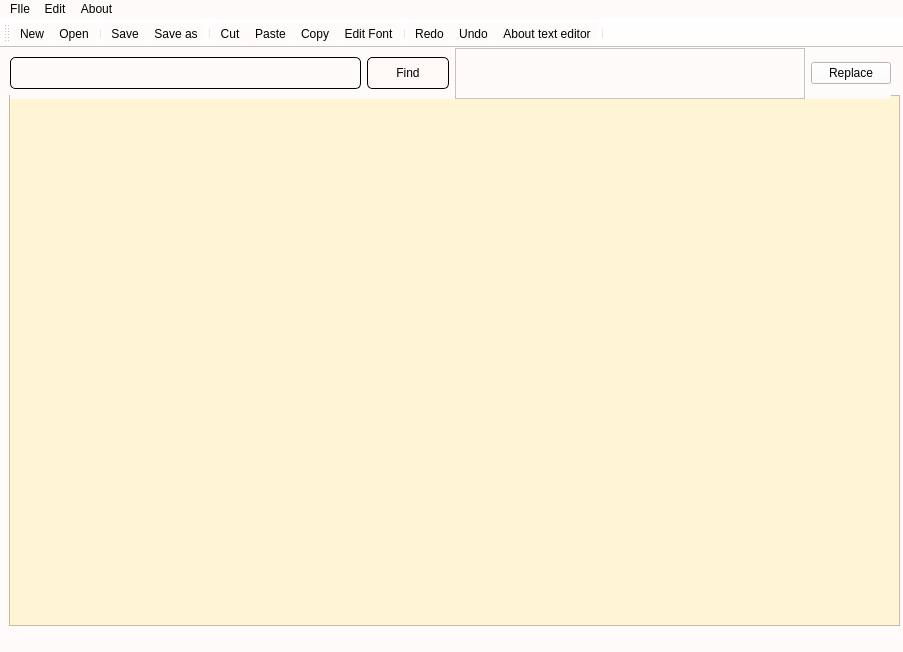
<?xml version="1.0" encoding="UTF-8"?>
<ui version="4.0">
 <class>MainWindow</class>
 <widget class="QMainWindow" name="MainWindow">
  <property name="geometry">
   <rect>
    <x>0</x>
    <y>0</y>
    <width>903</width>
    <height>652</height>
   </rect>
  </property>
  <property name="windowTitle">
   <string>MainWindow</string>
  </property>
  <property name="styleSheet">
   <string notr="true">background-color:rgb(255, 251, 251);
opacity: 0.3; </string>
  </property>
  <widget class="QWidget" name="centralwidget">
   <property name="enabled">
    <bool>true</bool>
   </property>
   <property name="sizePolicy">
    <sizepolicy hsizetype="Preferred" vsizetype="Preferred">
     <horstretch>0</horstretch>
     <verstretch>0</verstretch>
    </sizepolicy>
   </property>
   <widget class="QTextEdit" name="textEdit">
    <property name="geometry">
     <rect>
      <x>9</x>
      <y>47</y>
      <width>891</width>
      <height>531</height>
     </rect>
    </property>
    <property name="font">
     <font>
      <pointsize>15</pointsize>
     </font>
    </property>
    <property name="styleSheet">
     <string notr="true">background-color: rgb(255, 244, 211);</string>
    </property>
   </widget>
   <widget class="QWidget" name="layoutWidget">
    <property name="geometry">
     <rect>
      <x>10</x>
      <y>0</y>
      <width>881</width>
      <height>51</height>
     </rect>
    </property>
    <layout class="QHBoxLayout" name="horizontalLayout">
     <item>
      <widget class="QLineEdit" name="findLine">
       <property name="font">
        <font>
         <pointsize>15</pointsize>
        </font>
       </property>
       <property name="styleSheet">
        <string notr="true">height: 30px;
border: 1px solid black;
border-radius: 5px;</string>
       </property>
       <property name="text">
        <string extracomment="Text to find"/>
       </property>
      </widget>
     </item>
     <item>
      <widget class="QPushButton" name="findButton">
       <property name="styleSheet">
        <string notr="true">QPushButton{
width: 80px;
height:30px;
background-color: rgb(255, 250, 248);
border: 1px solid black;
border-radius: 5px;
}

QPushButton:pressed{
	background-color:qradialgradient(spread:repeat, cx:0.5, cy:0.5, radius:0.077, fx:0.5, fy:0.5, stop:0 rgba(0, 169, 255, 147), stop:0.497326 rgba(0, 0, 0, 147), stop:1 rgba(0, 169, 255, 147));
}</string>
       </property>
       <property name="text">
        <string>Find</string>
       </property>
      </widget>
     </item>
     <item>
      <widget class="QTextEdit" name="textEdit_2"/>
     </item>
     <item>
      <widget class="QPushButton" name="pushButton">
       <property name="text">
        <string>Replace</string>
       </property>
      </widget>
     </item>
    </layout>
   </widget>
  </widget>
  <widget class="QMenuBar" name="menubar">
   <property name="geometry">
    <rect>
     <x>0</x>
     <y>0</y>
     <width>903</width>
     <height>25</height>
    </rect>
   </property>
   <widget class="QMenu" name="menuFIle">
    <property name="title">
     <string>FIle</string>
    </property>
    <addaction name="actionNew"/>
    <addaction name="actionOpen"/>
    <addaction name="separator"/>
    <addaction name="actionSave"/>
    <addaction name="actionSave_as"/>
   </widget>
   <widget class="QMenu" name="menuEdit">
    <property name="title">
     <string>Edit</string>
    </property>
    <addaction name="actionCut"/>
    <addaction name="actionCopy"/>
    <addaction name="actionPaste"/>
    <addaction name="separator"/>
    <addaction name="actionRedo"/>
    <addaction name="actionUndo"/>
    <addaction name="actionFont"/>
   </widget>
   <widget class="QMenu" name="menuAbout">
    <property name="title">
     <string>About</string>
    </property>
    <addaction name="actionAbout_text_editor"/>
   </widget>
   <addaction name="menuFIle"/>
   <addaction name="menuEdit"/>
   <addaction name="menuAbout"/>
  </widget>
  <widget class="QToolBar" name="toolBar">
   <property name="windowTitle">
    <string>toolBar</string>
   </property>
   <attribute name="toolBarArea">
    <enum>TopToolBarArea</enum>
   </attribute>
   <attribute name="toolBarBreak">
    <bool>false</bool>
   </attribute>
   <addaction name="actionNew"/>
   <addaction name="actionOpen"/>
   <addaction name="separator"/>
   <addaction name="actionSave"/>
   <addaction name="actionSave_as"/>
   <addaction name="separator"/>
   <addaction name="actionCut"/>
   <addaction name="actionPaste"/>
   <addaction name="actionCopy"/>
   <addaction name="actionFont"/>
   <addaction name="separator"/>
   <addaction name="actionRedo"/>
   <addaction name="actionUndo"/>
   <addaction name="actionAbout_text_editor"/>
   <addaction name="separator"/>
  </widget>
  <action name="actionNew">
   <property name="icon">
    <iconset>
     <normalon>:/src/icons/new.png</normalon>
    </iconset>
   </property>
   <property name="text">
    <string>New</string>
   </property>
  </action>
  <action name="actionOpen">
   <property name="icon">
    <iconset>
     <normalon>:/src/icons/open.png</normalon>
    </iconset>
   </property>
   <property name="text">
    <string>Open</string>
   </property>
  </action>
  <action name="actionSave">
   <property name="icon">
    <iconset>
     <normalon>:/src/icons/save.png</normalon>
    </iconset>
   </property>
   <property name="text">
    <string>Save</string>
   </property>
  </action>
  <action name="actionSave_as">
   <property name="icon">
    <iconset>
     <normalon>:/src/icons/save_as.png</normalon>
    </iconset>
   </property>
   <property name="text">
    <string>Save as</string>
   </property>
  </action>
  <action name="actionCut">
   <property name="icon">
    <iconset>
     <normalon>:/src/icons/Cut.png</normalon>
    </iconset>
   </property>
   <property name="text">
    <string>Cut</string>
   </property>
  </action>
  <action name="actionCopy">
   <property name="icon">
    <iconset>
     <normalon>:/src/icons/copy.png</normalon>
    </iconset>
   </property>
   <property name="text">
    <string>Copy</string>
   </property>
  </action>
  <action name="actionPaste">
   <property name="icon">
    <iconset>
     <normalon>:/src/icons/paste.png</normalon>
    </iconset>
   </property>
   <property name="text">
    <string>Paste</string>
   </property>
  </action>
  <action name="actionRedo">
   <property name="icon">
    <iconset>
     <normalon>:/src/icons/redo.png</normalon>
    </iconset>
   </property>
   <property name="text">
    <string>Redo</string>
   </property>
  </action>
  <action name="actionUndo">
   <property name="icon">
    <iconset>
     <normalon>:/src/icons/undo.png</normalon>
    </iconset>
   </property>
   <property name="text">
    <string>Undo</string>
   </property>
  </action>
  <action name="actionAbout_text_editor">
   <property name="icon">
    <iconset>
     <normalon>:/src/icons/help.png</normalon>
    </iconset>
   </property>
   <property name="text">
    <string>About text editor</string>
   </property>
  </action>
  <action name="actionFont">
   <property name="icon">
    <iconset>
     <normalon>icons/font.png</normalon>
    </iconset>
   </property>
   <property name="text">
    <string>Edit Font</string>
   </property>
  </action>
 </widget>
 <resources/>
 <connections/>
</ui>
